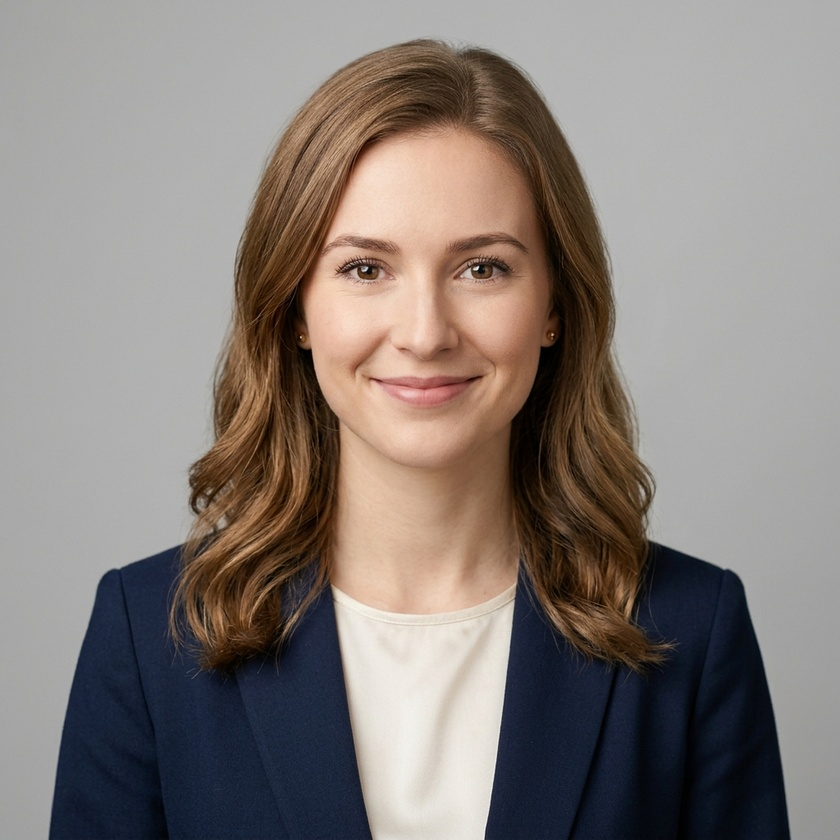
#> input picture sample_data/alice_enroll.jpg, 840 x 840 px, shrunk from 1024 x 1024 before the run
$ python -i feature_extraction.py   (imports and definitions only)   (older library calls are emulated)
#> lines starting #> are read from the running program, lines starting #| are printed output that depends on the picture
"""
=============================================================================
MODULE 2: Feature Extraction & Template Generation
=============================================================================
Implements classical computer vision feature extraction techniques:
  - LBP  (Local Binary Patterns)  — texture descriptor
  - Sobel gradient histogram       — edge/shape descriptor
  - HOG  (Histogram of Oriented Gradients) — structural descriptor
  - Pixel intensity vector         — baseline raw descriptor
  - Combined feature concatenation — robust multi-descriptor template
=============================================================================
"""

import cv2
import numpy as np
from typing import Tuple


# ---------------------------------------------------------------------------
# 2.1  Local Binary Pattern (LBP) — Texture Descriptor
# ---------------------------------------------------------------------------

# [100 lines left out: functions compute_lbp, compute_lbp_fast, not called in this run]


# ---------------------------------------------------------------------------
# 2.2  Gradient Histogram (Sobel-based) — Shape/Edge Descriptor
# ---------------------------------------------------------------------------

def compute_gradient_histogram(gray: np.ndarray,
                               num_bins: int = 36) -> np.ndarray:
    """
    Compute a histogram of gradient orientations using Sobel operators.

    This captures the distribution of edge directions in the face image,
    encoding structural information such as the orientation of key facial
    contours (jawline, eyebrows, nose bridge).

    Algorithm:
        1. Compute Sobel gradients Gx, Gy
        2. Compute magnitude M = sqrt(Gx² + Gy²)
        3. Compute orientation θ = atan2(Gy, Gx) in degrees [0°, 360°)
        4. Build a weighted histogram: bin[θ] += M[θ]  (magnitude-weighted)

    Args:
        gray:     Grayscale face image (uint8, H×W).
        num_bins: Number of orientation bins (default 36 → 10° per bin).

    Returns:
        Normalized gradient orientation histogram (float32, length num_bins).
    """
    grad_x = cv2.Sobel(gray, cv2.CV_64F, 1, 0, ksize=3)
    grad_y = cv2.Sobel(gray, cv2.CV_64F, 0, 1, ksize=3)

    magnitude = np.sqrt(grad_x ** 2 + grad_y ** 2)
    # Convert orientation to degrees in [0, 360)
    orientation = (np.degrees(np.arctan2(grad_y, grad_x)) + 360) % 360

    # Build magnitude-weighted orientation histogram
    hist, _ = np.histogram(orientation.ravel(), bins=num_bins,
                           range=(0, 360), weights=magnitude.ravel())
    hist = hist.astype(np.float32)
    hist /= (hist.sum() + 1e-10)
    return hist


# ---------------------------------------------------------------------------
# 2.3  HOG (Histogram of Oriented Gradients) — Structural Descriptor
# ---------------------------------------------------------------------------

# [103 lines left out: functions compute_hog_features, compute_pixel_vector, not called in this run]


# ---------------------------------------------------------------------------
# 2.4  Spatial Block LBP (LBPH) — The Classical Standard for Face Recognition
# ---------------------------------------------------------------------------

# Anatomical importance weight matrix for 8x8 spatial grid (Ahonen et al., IEEE TPAMI 2006)
# Focuses recognition on invariant periocular structures (eyes, eyebrows, nasion)
# while de-weighting lower jaw/chin regions prone to facial hair (beards) and expressions.
_SPATIAL_ANATOMICAL_WEIGHTS = np.array([
    [1.0, 1.0, 1.0, 1.0, 1.0, 1.0, 1.0, 1.0],  # row 0: forehead
    [1.5, 2.5, 3.5, 3.5, 3.5, 3.5, 2.5, 1.5],  # row 1: eyebrows / temples
    [2.0, 4.0, 4.0, 3.0, 3.0, 4.0, 4.0, 2.0],  # row 2: eyes & glabella
    [1.0, 2.5, 3.0, 3.5, 3.5, 3.0, 2.5, 1.0],  # row 3: upper nose bridge
    [1.0, 1.5, 2.0, 2.5, 2.5, 2.0, 1.5, 1.0],  # row 4: mid nose & upper cheeks
    [0.8, 1.0, 1.5, 2.0, 2.0, 1.5, 1.0, 0.8],  # row 5: mouth / philtrum
    [0.5, 0.5, 0.8, 1.0, 1.0, 0.8, 0.5, 0.5],  # row 6: chin (beard zone)
    [0.3, 0.3, 0.5, 0.5, 0.5, 0.5, 0.3, 0.3],  # row 7: lower jawline (beard zone)
], dtype=np.float32)


# [174 lines left out: functions compute_spatial_lbp_cells, compute_zone_gradient_features, extract_feature_template, template_to_bytes, bytes_to_template, not called in this run]

>>> import cv2
>>> picture = cv2.imread('sample_data/alice_enroll.jpg', cv2.IMREAD_GRAYSCALE)
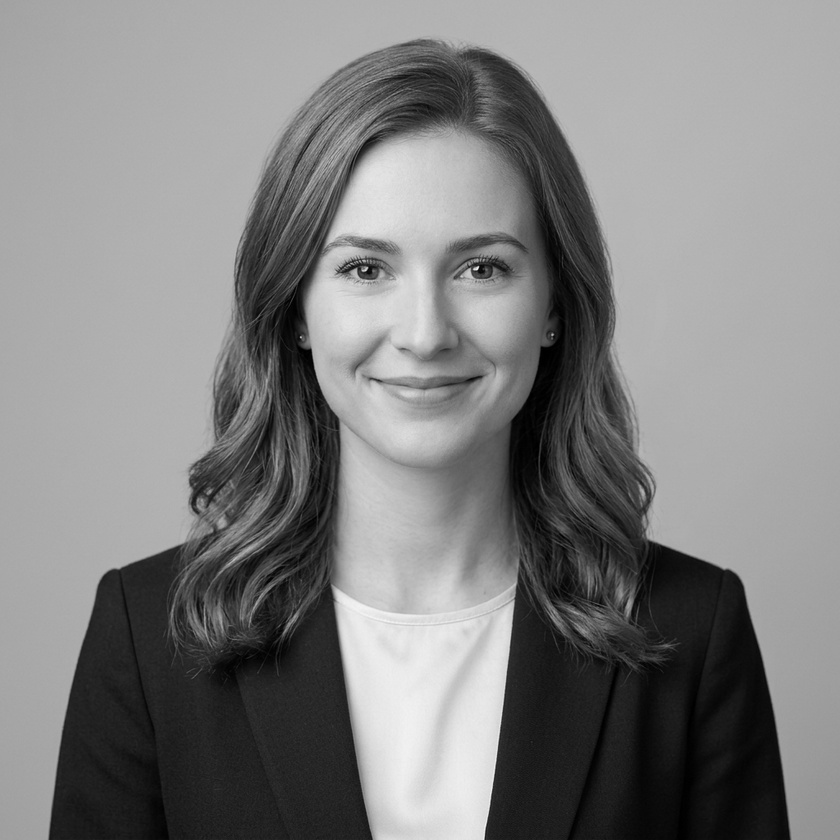
#> picture: shape (840, 840); min 0, max 249, mean 128
>>> result = compute_gradient_histogram(picture)
#> in compute_gradient_histogram, `grad_x = cv2.Sobel(gray, cv2.CV_64F, 1, 0, ksize=3)`:
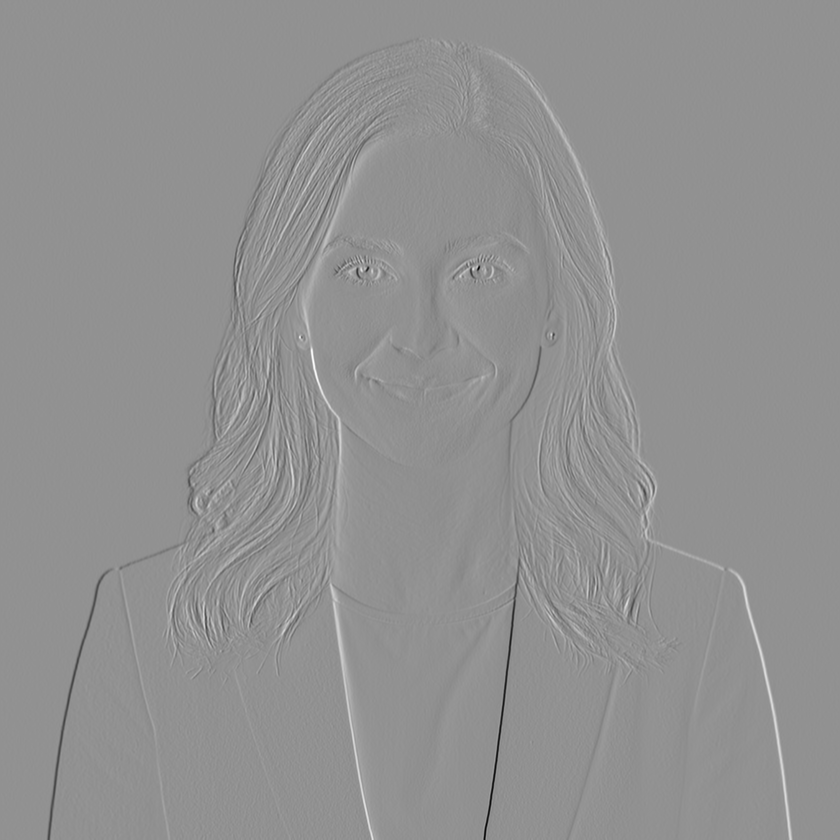
#> grad_x: shape (840, 840) float64; min -879, max 660, mean 0; drawn with min black and max white
#> in compute_gradient_histogram, `grad_y = cv2.Sobel(gray, cv2.CV_64F, 0, 1, ksize=3)`:
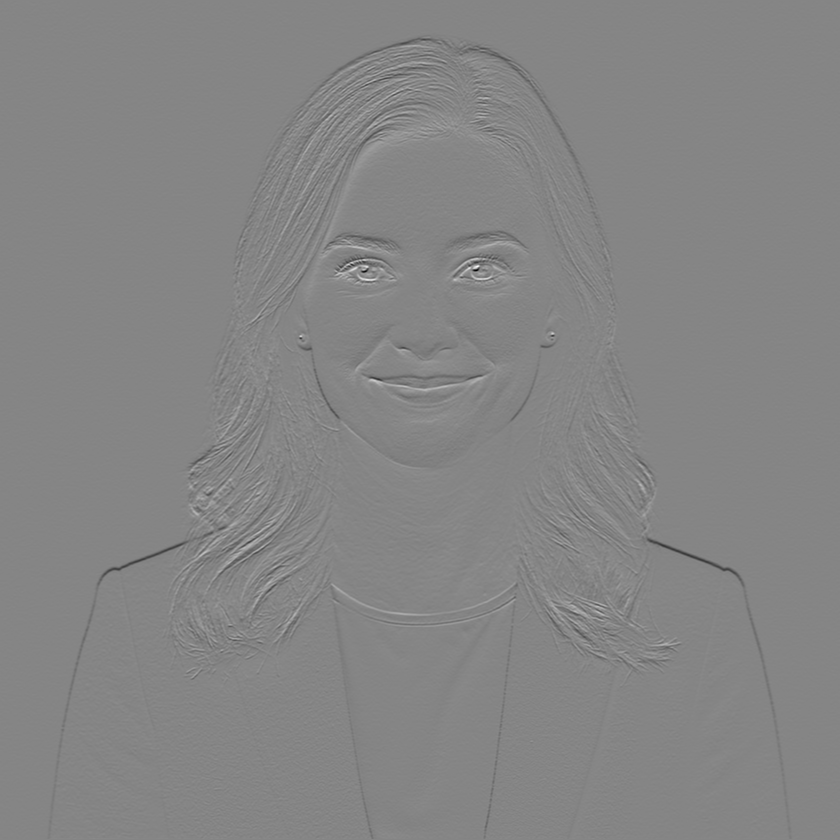
#> grad_y: shape (840, 840) float64; min -755, max 688, mean -1; drawn with min black and max white
#> in compute_gradient_histogram, `magnitude = np.sqrt(grad_x ** 2 + grad_y ** 2)`:
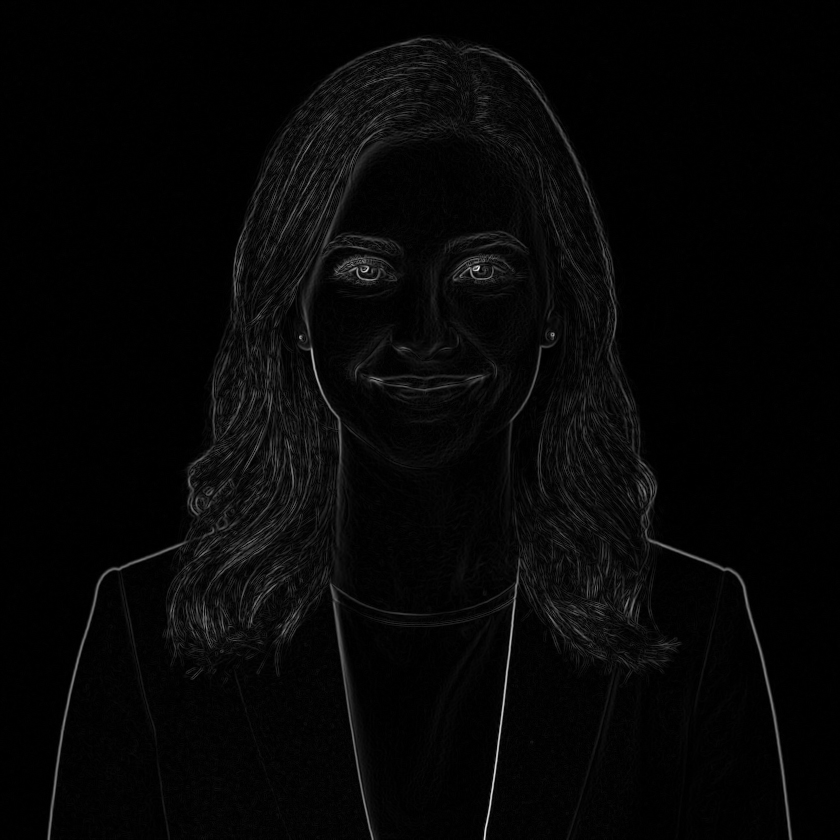
#> magnitude: shape (840, 840) float64; min 0, max 946.5, mean 24.9; drawn with min black and max white
#> in compute_gradient_histogram, `orientation = (np.degrees(np.arctan2(grad_y, grad_x)) + 360) % 360`:
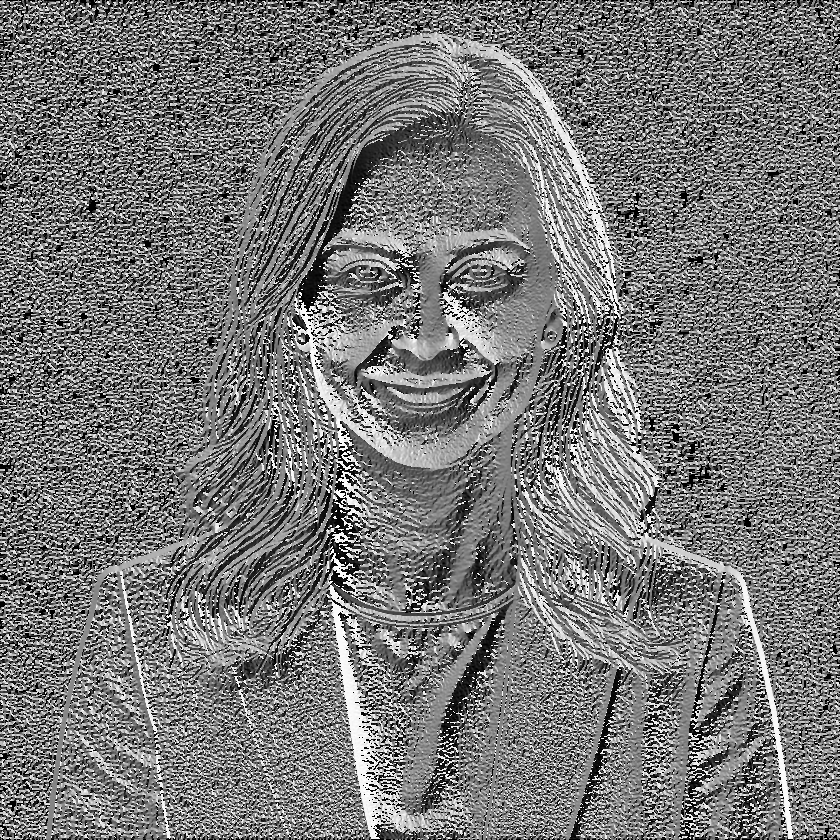
#> orientation: shape (840, 840) float64; min 0, max 359.8, mean 168.6; drawn with min black and max white
#> in compute_gradient_histogram, `hist, _ = np.histogram(orientation.ravel(), bins=num_bins, range=(0, 3..`: hist = 36 values, max 1165762.2 at index 18, min 258285 at index 8, mean 488112.6
#> in compute_gradient_histogram, `hist /= (hist.sum() + 1e-10)`: hist = 36 values, max 0.0663 at index 18, min 0.0147 at index 8, mean 0.0278
#> result has the same summary as hist in compute_gradient_histogram

$ run again, on sample_data/alice_query.jpg
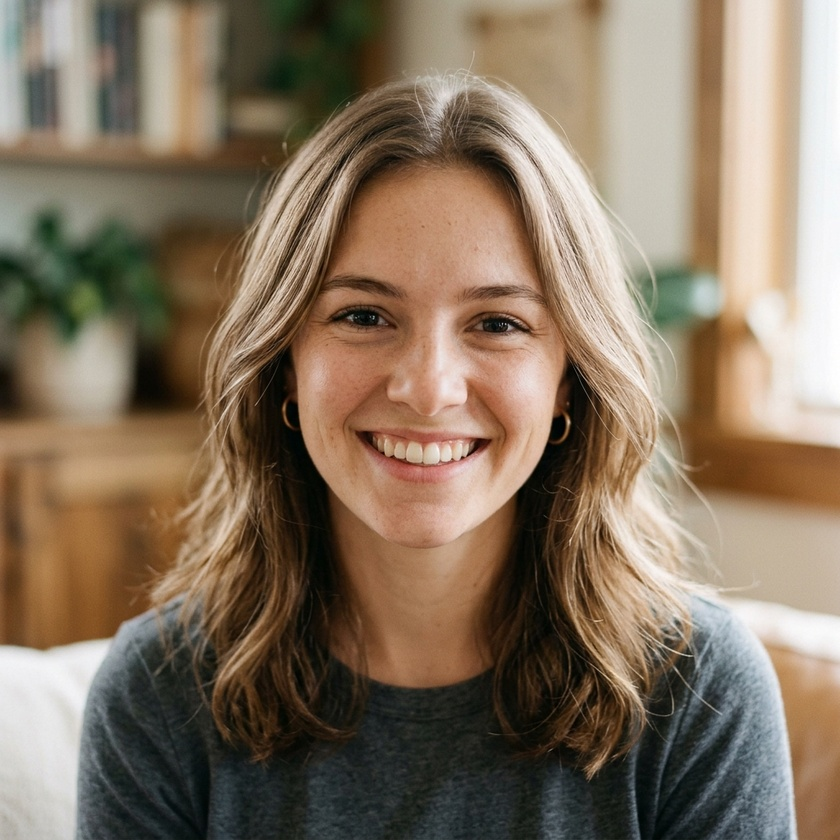
#> input picture sample_data/alice_query.jpg, 840 x 840 px, shrunk from 1024 x 1024 before the run
#> in compute_gradient_histogram, `magnitude = np.sqrt(grad_x ** 2 + grad_y ** 2)`:
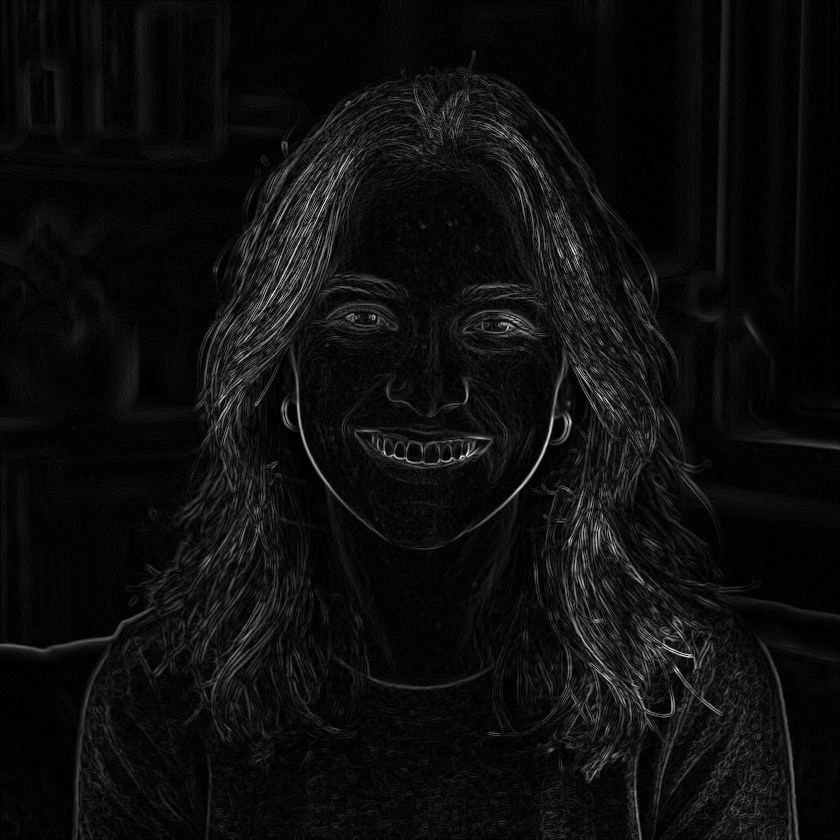
#> magnitude: shape (840, 840) float64; min 0, max 682.1, mean 37.2; drawn with min black and max white
#> in compute_gradient_histogram, `orientation = (np.degrees(np.arctan2(grad_y, grad_x)) + 360) % 360`:
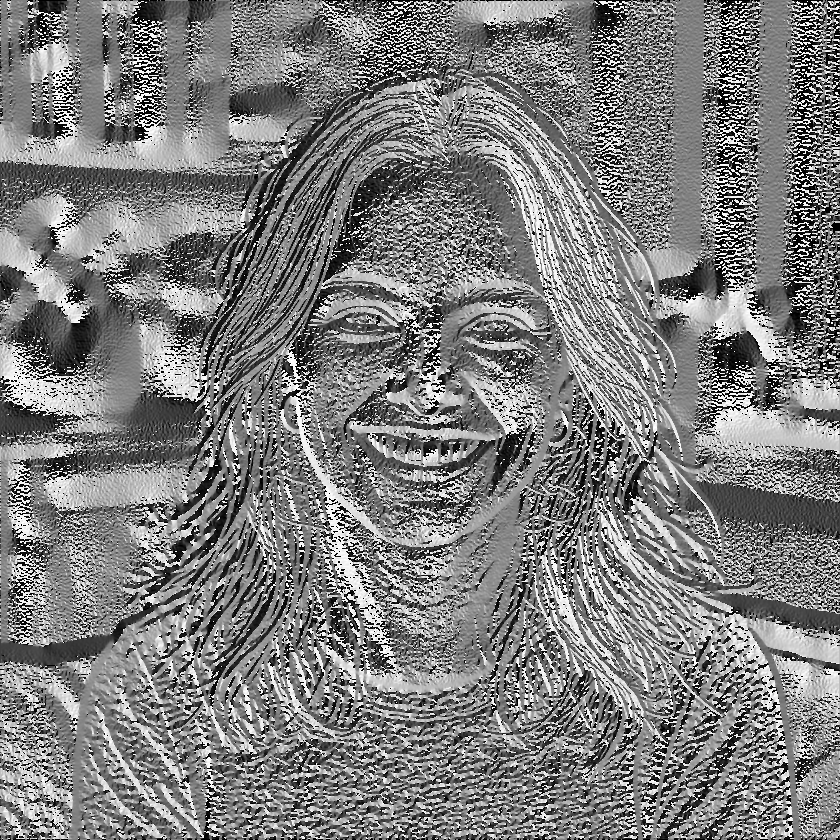
#> orientation: shape (840, 840) float64; min 0, max 359.8, mean 178; drawn with min black and max white
#> in compute_gradient_histogram, `hist, _ = np.histogram(orientation.ravel(), bins=num_bins, range=(0, 3..`: hist = 36 values, max 1196852.5 at index 0, min 404692.5 at index 26, mean 729459.7
#> in compute_gradient_histogram, `hist = hist.astype(np.float32)`: hist = 36 values, max 1196852.5 at index 0, min 404692.5 at index 26, mean 729459.8
#> in compute_gradient_histogram, `hist /= (hist.sum() + 1e-10)`: hist = 36 values, max 0.0456 at index 0, min 0.0154 at index 26, mean 0.0278
#> result has the same summary as hist in compute_gradient_histogram
